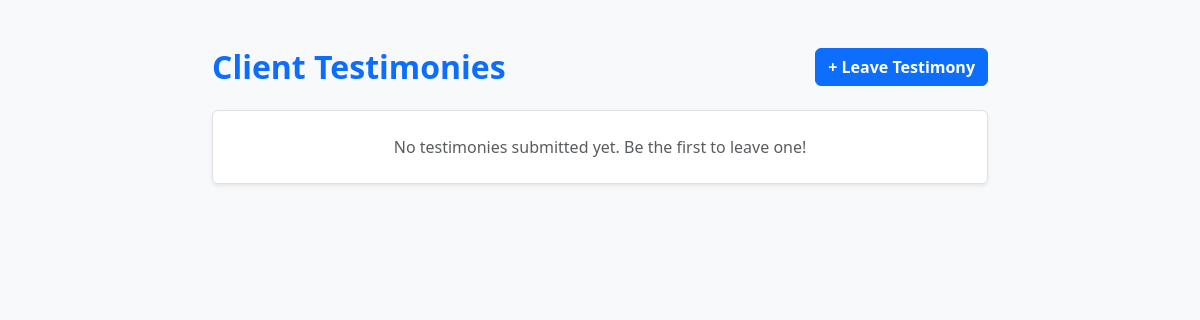
The page /testimonies/ on the database as committed earlier.
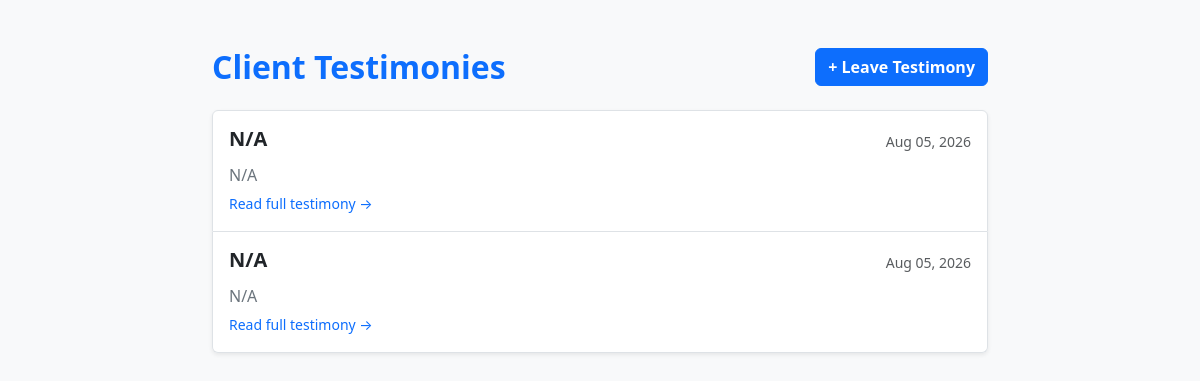
The same page on the database as committed later.
### home/models.py (models this page shows, shortened)
class Testimony(models.Model):
    full_name = models.CharField(max_length=150)
    content = models.TextField()
    created_at = models.DateTimeField(auto_now_add=True)

### home/views.py (the view)
# urls.py: path('testimonies/', views.TestimonyListView.as_view(), name='testimony_list'),
class TestimonyListView(ListView):
    model = Testimony
    template_name = 'home/testimony_list.html'
    context_object_name = 'testimonies'

### home/templates/home/testimony_list.html (shortened to what this page needs)
<!DOCTYPE html>
<html lang="en">
<head>
    <link href="https://cdn.jsdelivr.net/npm/bootstrap@5.3.0/dist/css/bootstrap.min.css" rel="stylesheet">
</head>
<body class="bg-light">
    <div class="container py-5" style="max-width: 800px;">
        <div class="d-flex justify-content-between align-items-center mb-4">
            <h2 class="fw-bold text-primary mb-0">Client Testimonies</h2>
            <a href="{% url 'add_testimony' %}" class="btn btn-primary fw-bold">+ Leave Testimony</a>
        </div>
        <div class="list-group shadow-sm">
            {% for testimony in testimonies %}
                <a href="{% url 'testimony_detail' testimony.pk %}" class="list-group-item list-group-item-action p-3">
                    <div class="d-flex w-100 justify-content-between align-items-center">
                        <h5 class="mb-1 text-dark fw-semibold">{{ testimony.full_name }}</h5>
                        <small class="text-muted">{{ testimony.created_at|date:"M d, Y" }}</small>
                    </div>
                    <p class="mb-1 text-secondary mt-2">{{ testimony.content|truncatewords:20 }}</p>
                    <small class="text-primary">Read full testimony &rarr;</small>
                </a>
            {% empty %}
                <div class="p-4 text-center text-muted bg-white border rounded">
                    No testimonies submitted yet. Be the first to leave one!
                </div>
            {% endfor %}
        </div>
    </div>
</body>
</html>

Rows that differ between the two databases and show on the page:
added Testimony: full_name "N/A", created_at "Aug 05, 2026", content "N/A"
added Testimony: full_name "N/A", created_at "Aug 05, 2026", content "N/A"
Other text that changed with them:
text no longer shown: "No testimonies submitted yet. Be the first to leave one!"
